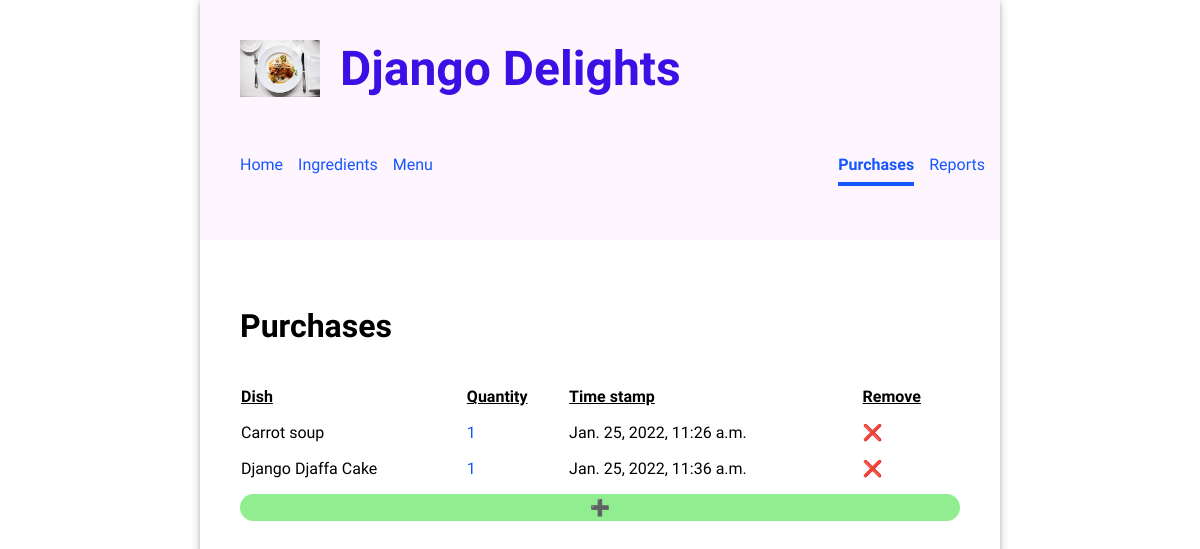
Before: /purchases/ with the older database file.
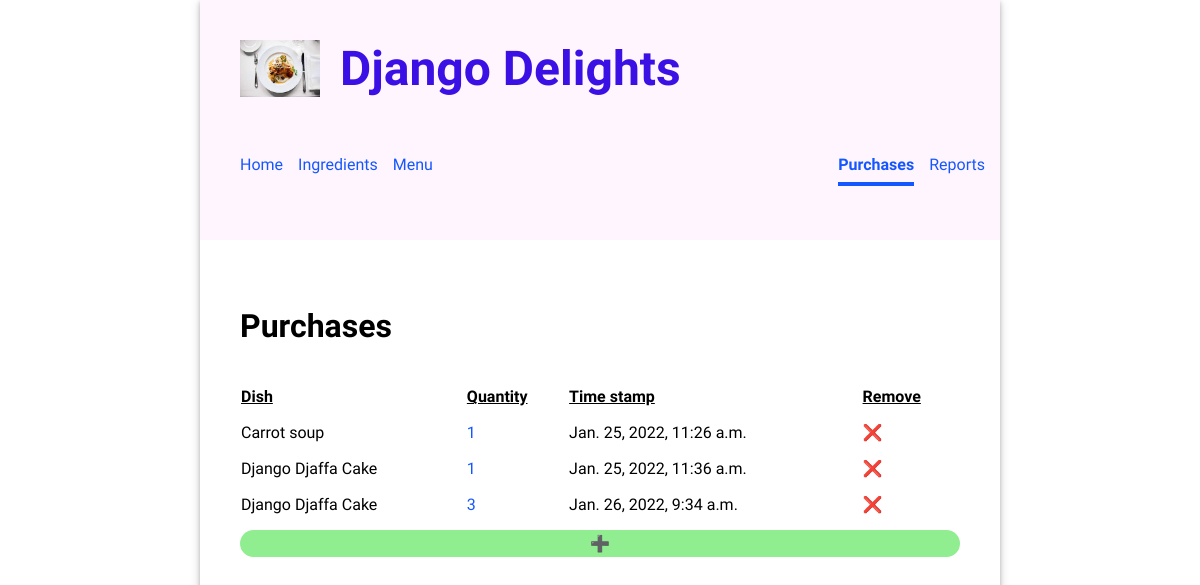
After: the same page with the newer database file.
### inventory/models.py (models this page shows, shortened)
class Purchase(models.Model):
    class Meta:
        ordering = ['timestamp']
    menu_item = models.ForeignKey(MenuItem, on_delete=models.CASCADE)
    timestamp = models.DateTimeField(unique=False, default=timezone.now)
    quantity = models.IntegerField(unique=False, blank=True)

class MenuItem(models.Model):
    class Meta:
        ordering = ['title']
    title = models.CharField(unique=True, max_length=200)
    price = models.DecimalField(unique=False, blank=True, max_digits=6, decimal_places=2)
    made_stock = models.IntegerField(unique=False, blank=True, null=True)

### inventory/views.py (the view)
# urls.py: path('purchases/', views.PurchaseView.as_view(), name='purchases'),
class PurchaseView(ListView):
  model = Purchase
  template_name = 'inventory/purchase.html'

### inventory/templates/inventory/purchase.html (shortened to what this page needs)
{% extends 'base.html' %}
{% load static %}
{% block content %}
<div>
  <h2>Purchases</h2>
  <table>
    <thead>
      <tr>
        <th>Dish</th>
        <th>Quantity</th>
        <th>Time stamp</th>
        <th>Remove</th>
      </tr>
    </thead>
    <tbody>
      {% for item in object_list %}
          <tr>
            <td>
              {{ item.menu_item.title }}
            </td>
            <td>
              <a href="{% url 'update_purchases' item.id %}">{{ item.quantity }}</a>
            </td>
            <td>
              {{ item.timestamp }}
            </td>
            <td>
              <a class="delete-button" href="{% url 'delete_purchases' item.id %}">❌</a>
            </td>
          </tr>
      {% endfor %}
    </tbody>
  </table>
  <a class="add-button" href="{% url 'create_purchases' %}">➕</a>
</div>
{% endblock %}

Changed rows visible on the page:
added Purchase: menu_item "Django Djaffa Cake", quantity "3", timestamp "Jan. 26, 2022, 9:34 a.m."
